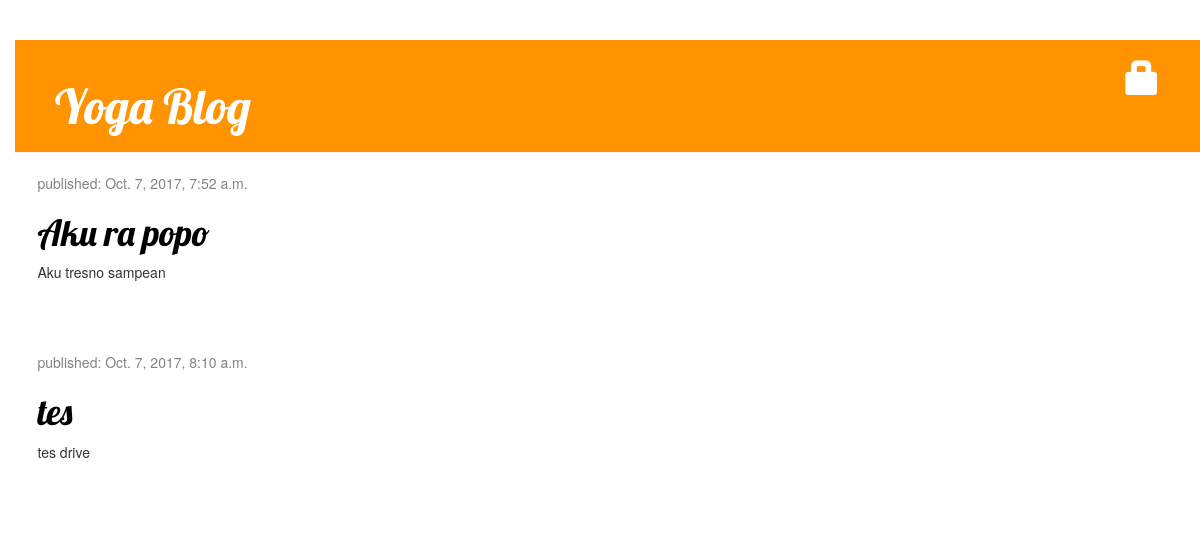
The page / on the database its author committed.
### blog/models.py (models this page shows, shortened)
class Post(models.Model):
    author = models.ForeignKey('auth.User')
    title = models.CharField(max_length=200)
    text = models.TextField()
    created_date = models.DateTimeField(default=timezone.now)
    published_date = models.DateTimeField(blank=True, null=True)

### blog/views.py (the view)
# urls.py: url(r'^$', views.post_list, name='post_list'),
def post_list(request):
    posts = Post.objects.filter(published_date__lte=timezone.now()).order_by('published_date')
    return render(request, 'blog/post_list.html', {'posts': posts})

### blog/templates/blog/post_list.html
{% extends 'blog/base.html' %}
{% block content %}
  {% for post in posts %}
    <div class="post">
      <div class="date">
        <p>published: {{ post.published_date }}</p>
      </div>
      <h1><a href="{% url 'post_detail' pk=post.pk %}">{{ post.title }}</a></h1>
      <p>{{ post.text|linebreaksbr }}
    </div>
  {% endfor %}
{% endblock %}

### blog/static/css/blog.css (style rules this page uses)
h1 a { color: #FCA205; font-family: 'Lobster'; }
body { padding-left: 15px; }
h1, h2, h3, h4 { font-family: 'Lobster', cursive; }
.date { color: #828282; }
.post { margin-bottom: 70px; }
.post h1 a, .post h1 a:visited { color: #000000; }

### rows shown on the page
Post: published_date "Oct. 7, 2017, 7:52 a.m.", title "Aku ra popo", text "Aku tresno sampean"
Post: published_date "Oct. 7, 2017, 8:10 a.m.", title "tes", text "tes drive"
